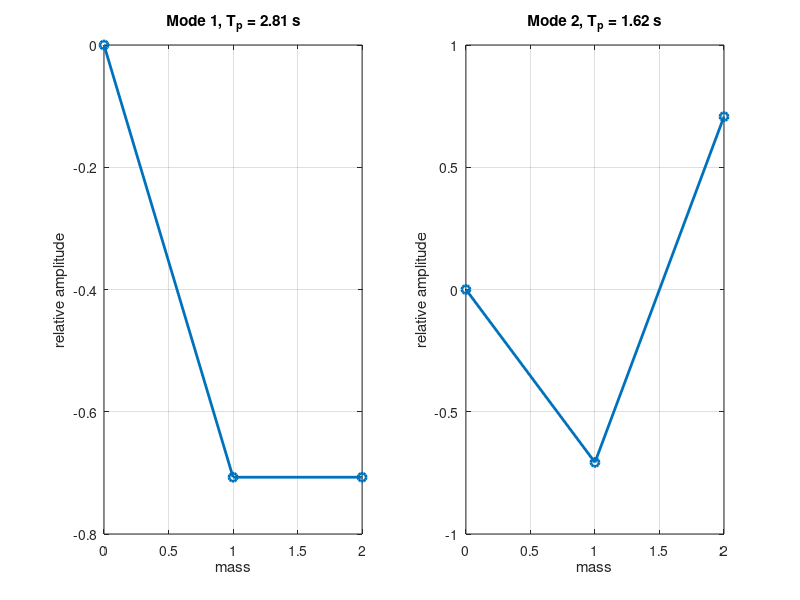

Recreate this plot in MATLAB.
% TOPIC: eigen
% TITLE: Two-mass spring system: characteristic polynomial, eig, natural frequencies, periods and mode shapes
% SOURCE: CE206 slides 08 pages 5-9 / Endfiles oscillatingmass.m
% KEYWORDS: eigenvalue, eigenvector, eig, mass-spring system, natural frequency, period, mode shape, characteristic polynomial, determinant, principal modes of vibration
% PROBLEM:
% Two masses m1 = m2 = 40 kg are connected by springs k = 200 N/m (wall-spring-mass-spring-mass-spring-wall).
% Assuming x = X sin(wt), the system becomes (10 - w^2)X1 - 5X2 = 0 and -5X1 + (10 - w^2)X2 = 0.
% Determine the eigenvalues (w^2) from the characteristic polynomial and with eig, the natural
% frequencies, the periods and the mode shapes, and plot the principal modes of vibration.
% CHECK: norm(sort(lam) - [5; 15]) < 1e-12 && norm(Tp - [2*pi/sqrt(5); 2*pi/sqrt(15)]) < 1e-12
% CODE:
m = 40; k = 200;
A = [2*k/m -k/m; -k/m 2*k/m];            % = [10 -5; -5 10]
c = poly(A);                             % characteristic polynomial of lambda = w^2
fprintf('Characteristic polynomial: lambda^2 %+g lambda %+g = 0 -> roots %s\n', c(2), c(3), mat2str(roots(c)'));
[V, D] = eig(A);
[lam, idx] = sort(diag(D));
V = V(:, idx);
w = sqrt(lam); Tp = 2*pi./w;
for i = 1:2
    fprintf('Mode %d: w^2 = %g, w = %.4f rad/s, period = %.4f s, shape = [%.4f %.4f]\n', i, lam(i), w(i), Tp(i), V(:,i));
end
t = linspace(0, 6, 300);
figure;
for i = 1:2
    subplot(1,2,i); plot([0 1 2], [0; V(:,i)], 'o-', 'LineWidth', 2); grid on;
    title(sprintf('Mode %d, T_p = %.2f s', i, Tp(i))); xlabel('mass'); ylabel('relative amplitude');
end
